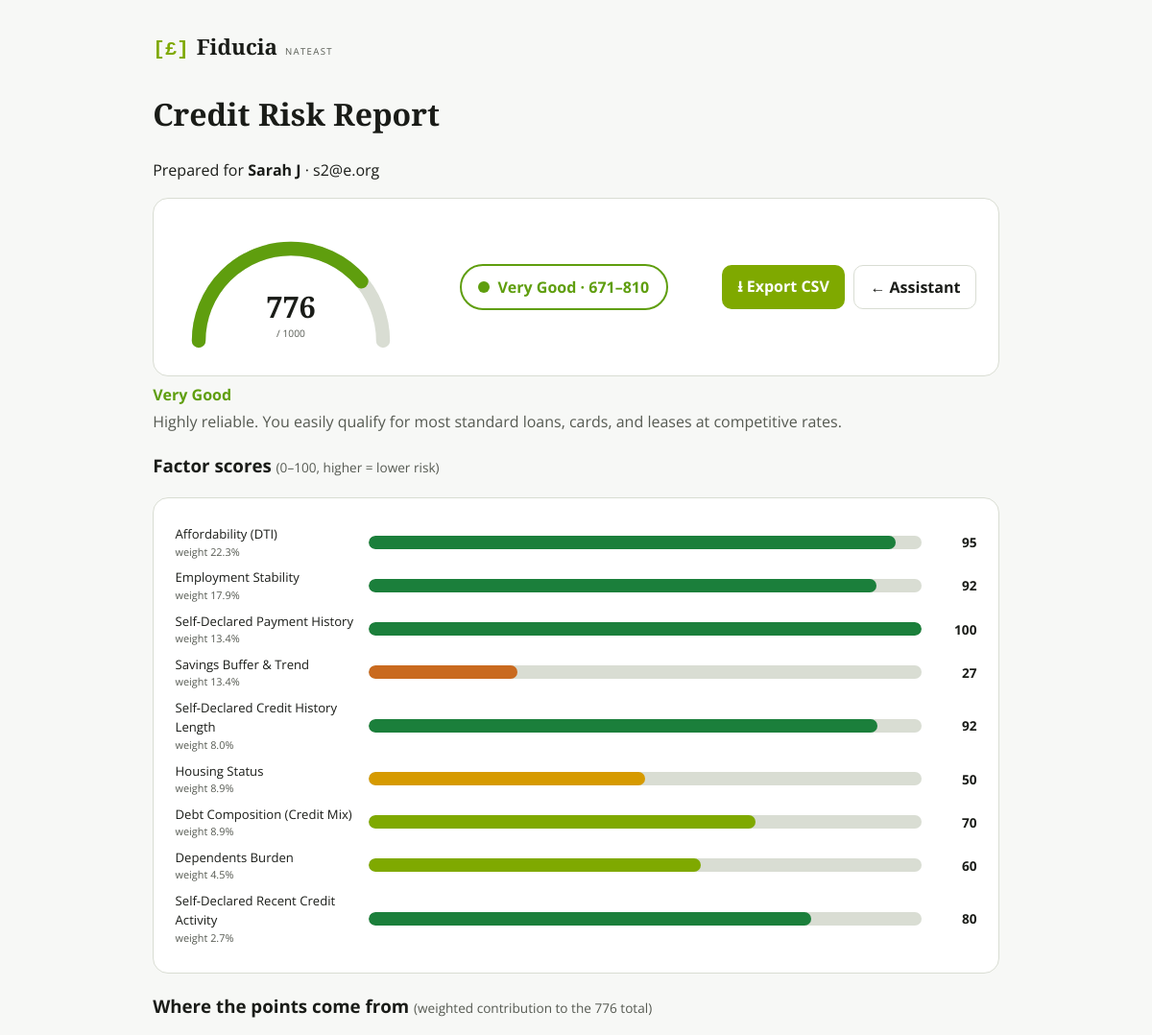
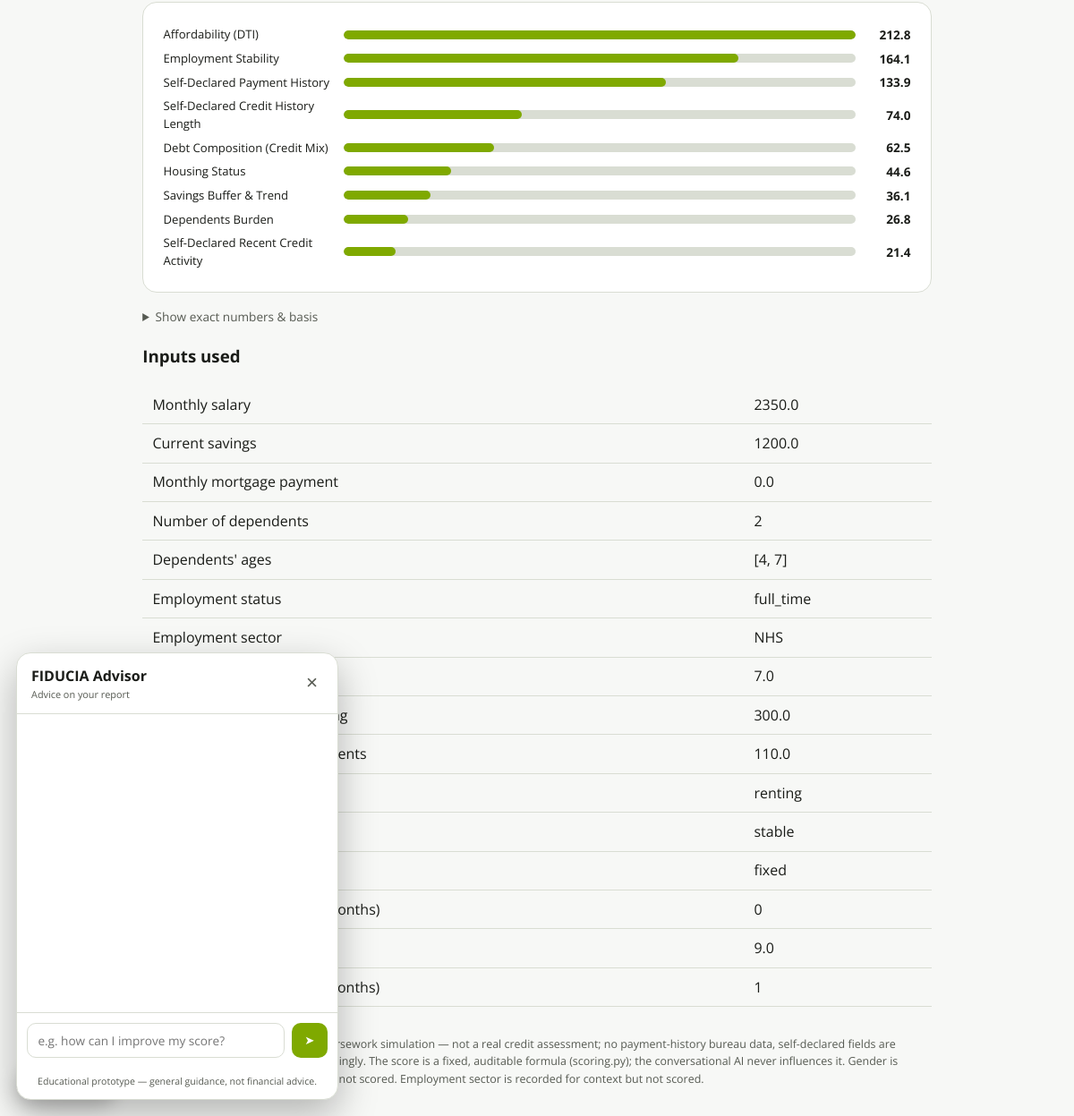
/report/28f101f6b404, run on the app's committed database (2 pictures, top to bottom).
### tables this page shows
CREATE TABLE users (
                id INTEGER PRIMARY KEY AUTOINCREMENT,
                full_name TEXT NOT NULL,
                email TEXT NOT NULL,
                gender TEXT NOT NULL,        -- stored for the record, NEVER scored
                created_at REAL NOT NULL,
                UNIQUE (full_name, email)
            );

CREATE TABLE structured_inputs (
                id INTEGER PRIMARY KEY AUTOINCREMENT,
                session_id TEXT NOT NULL UNIQUE,
                created_at REAL NOT NULL,
                monthly_salary REAL NOT NULL,
                current_savings REAL NOT NULL,
                monthly_mortgage REAL NOT NULL,
                num_dependents INTEGER NOT NULL,
                dependents_ages TEXT NOT NULL,      -- JSON list of ints
                employment_status TEXT NOT NULL,
                employment_sector TEXT NOT NULL,
                job_tenure_years REAL NOT NULL,
                monthly_credit_card_spending REAL NOT NULL,
                other_monthly_loan_repayments REAL NOT NULL,
                housing_status TEXT NOT NULL,
                savings_trend TEXT NOT NULL,
                income_variability TEXT NOT NULL,
                missed_payments_12m INTEGER NOT NULL,
                credit_history_years REAL NOT NULL,
                credit_applications_6m INTEGER NOT NULL
            );

### main.py (the view)
@app.get("/report/{session_id}", response_class=HTMLResponse)
async def report(request: Request, session_id: str):
    payload = _report_payload(session_id)
    if payload is None:
        raise HTTPException(404, "No completed profile for this session yet.")
    return templates.TemplateResponse(request, "report.html", {"request": request, **payload})

### templates/report.html (shortened to what this page needs)
<!DOCTYPE html>
<html lang="en">
<head>
</head>
<body>
  <div class="brand"><span class="sigil">[£]</span><span class="nm">Fiducia</span><small>NatEast</small></div>
  <h1>Credit Risk Report</h1>
  {% if user %}<p>Prepared for <b>{{ user.full_name }}</b> · {{ user.email }}</p>{% endif %}
  <div class="head">
    {% set frac = result.total_score / 1000.0 %}
    {% set arc = 3.14159 * 120 %}
    <div class="gauge-wrap">
      <svg width="240" height="140" viewBox="0 0 300 160" role="img"
           aria-label="Score {{ result.total_score }} out of 1000">
        <path d="M30 150 A120 120 0 0 1 270 150" fill="none" stroke="var(--line)" stroke-width="18" stroke-linecap="round"/>
        <path d="M30 150 A120 120 0 0 1 270 150" fill="none" stroke="currentColor" stroke-width="18"
              stroke-linecap="round" class="cat-{{ result.category_key }}"
              stroke-dasharray="{{ (arc * frac)|round(2) }} 9999"/>
        <text x="150" y="120" text-anchor="middle" class="gauge-num" fill="currentColor">{{ result.total_score|round|int }}</text>
        <text x="150" y="145" text-anchor="middle" class="gauge-den" fill="var(--soft)">/ 1000</text>
      </svg>
    </div>
    <div class="badge cat-{{ result.category_key }}"><span class="dot"></span>{{ result.category }} · {{ result.band_low }}–{{ result.band_high }}</div>
    <div style="display:flex;gap:.6rem;">
      <a class="btn" href="/report/{{ session_id }}.csv">⭳ Export CSV</a>
      <a class="btn" style="background:none;color:var(--ink);border:1.5px solid var(--line);" href="/">← Assistant</a>
    </div>
  </div>
  <p class="cat-{{ result.category_key }}" style="font-weight:700;margin:.4rem 0 0;">{{ result.category }}</p>
  <p style="color:var(--soft);margin:.2rem 0 1rem;">{{ result.category_blurb }}</p>
  <h3>Factor scores <span style="font-weight:400;color:var(--soft);font-size:.85rem;">(0–100, higher = lower risk)</span></h3>
  <div class="bars">
    {% for row in result.breakdown %}
    {% set s = row.sub_score %}
    {% set cls = 's-hi' if s >= 80 else 's-good' if s >= 60 else 's-mid' if s >= 45 else 's-lo' if s >= 25 else 's-poor' %}
    <div class="bar-row">
      <div class="bar-lab">{{ row.label }}<small>weight {{ "%.1f"|format(row.weight) }}%</small></div>
      <div class="bar-track"><div class="bar-fill {{ cls }}" style="width:{{ s }}%"></div></div>
      <div class="bar-val">{{ s|round|int }}</div>
    </div>
    {% endfor %}
  </div>
  <h3>Where the points come from <span style="font-weight:400;color:var(--soft);font-size:.85rem;">(weighted contribution to the {{ result.total_score|round|int }} total)</span></h3>
  <div class="bars">
    {% set maxpts = result.breakdown|map(attribute='weighted_points')|max %}
    {% for row in result.breakdown|sort(attribute='weighted_points', reverse=true) %}
    <div class="wt-row">
      <div class="bar-lab">{{ row.label }}</div>
      <div style="display:flex;align-items:center;gap:.6rem;">
        <div class="wt-track" style="flex:1;"><div class="wt-fill" style="width:{{ (row.weighted_points / maxpts * 100)|round(1) if maxpts else 0 }}%"></div></div>
        <span class="bar-val" style="width:52px;">{{ row.weighted_points|round(1) }}</span>
      </div>
    </div>
    {% endfor %}
  </div>
  <details style="margin-top:1rem;">
    <summary style="cursor:pointer;color:var(--soft);font-size:.85rem;">Show exact numbers &amp; basis</summary>
  </details>
  <h3>Inputs used</h3>
  <table>
    {% for key, value in profile.items() %}
    <tr><td>{{ labels.get(key, key) }}</td><td>{{ value }}</td></tr>
    {% endfor %}
  </table>
  <button id="adv-fab" aria-label="Open advisor" title="Get personalised advice">
    <span class="sigil">[£]</span> Advisor
  </button>
  <div id="adv-panel" role="dialog" aria-label="FIDUCIA advisor" hidden>
    <div class="adv-head">
      <div><b>FIDUCIA Advisor</b><small>Advice on your report</small></div>
      <button id="adv-close" aria-label="Close">×</button>
    </div>
    <div id="adv-log" class="adv-log"></div>
    <form id="adv-form" class="adv-input">
      <input id="adv-text" type="text" autocomplete="off" maxlength="2000"
             placeholder="e.g. how can I improve my score?">
      <button type="submit" aria-label="Send">➤</button>
    </form>
    <div class="adv-note">Educational prototype — general guidance, not financial advice.</div>
  </div>
  <footer>
    Session {{ session_id }}. Simplified coursework simulation — not a real credit
    assessment; no payment-history bureau data, self-declared fields are unverified
    and down-weighted accordingly. The score is a fixed, auditable formula
    (scoring.py); the conversational AI never influences it. Gender is stored for the
    record but deliberately not scored. Employment sector is recorded for context but not scored.
  </footer>
</body>
</html>

### templates/report.html (style rules this page uses)
:root { --lime:#7fa900; --ink:#1a1c18; --soft:#565a52; --line:#d9ddd3; --surface:#fff; --bg:#f7f8f6; }
* { box-sizing: border-box; }
body { font-family:'Open Sans',system-ui,sans-serif; background:var(--bg); color:var(--ink); max-width:920px; margin:0 auto; padding:2rem 1.2rem; line-height:1.55; }
.brand { display:flex; align-items:baseline; gap:.5rem; margin-bottom:1.6rem; }
.brand .sigil { font-family:ui-monospace,Menlo,monospace; font-weight:700; color:var(--lime); font-size:1.3rem; }
.brand .nm { font-family:'Playfair Display',serif; font-weight:700; font-size:1.4rem; }
.brand small { color:var(--soft); letter-spacing:.14em; text-transform:uppercase; font-size:.6rem; }
h1 { font-family:'Playfair Display',serif; font-weight:700; }
.head { display:flex; flex-wrap:wrap; gap:1.4rem; align-items:center; justify-content:space-between; background:var(--surface); border:1px solid var(--line); border-radius:16px; padding:1.4rem; }
.badge { display:inline-flex; align-items:center; gap:.5rem; border:2px solid currentColor; border-radius:999px; padding:.6rem 1.1rem; font-weight:700; }
.badge .dot { width:12px; height:12px; border-radius:50%; background:currentColor; }
.cat-very_good { color:#5f9e0e; }
a.btn { text-decoration:none; background:var(--lime); color:#fff; border-radius:10px; padding:.6rem 1rem; font-weight:700; }
table { border-collapse:collapse; width:100%; margin:1rem 0; }
footer { font-size:.78rem; color:var(--soft); margin-top:2rem; }
.gauge-wrap { display:flex; flex-direction:column; align-items:center; }
.gauge-num { font-family:'Playfair Display',serif; font-size:2.4rem; font-weight:700; line-height:1; }
.gauge-den { font-size:.8rem; color:var(--soft); }
.bars { background:var(--surface); border:1px solid var(--line); border-radius:16px; padding:1.2rem 1.4rem; }
.bar-row { display:grid; grid-template-columns:190px 1fr 46px; gap:.7rem; align-items:center; margin:.5rem 0; }
.bar-lab { font-size:.82rem; }
.bar-lab small { display:block; color:var(--soft); font-size:.68rem; }
.bar-track { background:var(--line); border-radius:999px; height:14px; overflow:hidden; }
.bar-fill { height:100%; border-radius:999px; }
.bar-val { text-align:right; font-variant-numeric:tabular-nums; font-weight:700; font-size:.85rem; }
.s-hi { background:#1b7f3b; }
.s-good { background:#7fa900; }
.s-mid { background:#d69a00; }
.s-lo { background:#c96a1f; }
.wt-row { display:grid; grid-template-columns:190px 1fr; gap:.7rem; align-items:center; margin:.35rem 0; }
.wt-track { background:var(--line); border-radius:999px; height:10px; overflow:hidden; }
.wt-fill { height:100%; background:var(--lime); border-radius:999px; }
#adv-fab { position:fixed; left:18px; bottom:18px; z-index:50; display:inline-flex; align-items:center; gap:.4rem; background:var(--ink); color:#fff; border:none; border-radius:999px; padding:.6rem .95rem; font:600 .85rem 'Open Sans',sans-serif; cursor:pointer; box-shadow:0 6px 20px rgba(0,0,0,.22); }
#adv-fab .sigil { font-family:ui-monospace,Menlo,monospace; color:var(--lime); }
#adv-panel { position:fixed; left:18px; bottom:18px; z-index:51; width:min(360px,calc(100vw - 36px)); height:min(500px,calc(100vh - 36px)); background:var(--surface); border:1px solid var(--line); border-radius:16px; box-shadow:0 16px 44px rgba(0,0,0,.28); display:flex; flex-direction:column; overflow:hidden; }
.adv-head { display:flex; align-items:center; justify-content:space-between; padding:.8rem 1rem; border-bottom:1px solid var(--line); }
.adv-head small { display:block; color:var(--soft); font-size:.68rem; }
#adv-close { background:none; border:none; font-size:1.4rem; line-height:1; color:var(--soft); cursor:pointer; }
.adv-log { flex:1; overflow-y:auto; padding:.9rem; display:flex; flex-direction:column; gap:.55rem; }
.adv-input { display:flex; gap:.5rem; padding:.7rem; border-top:1px solid var(--line); }
.adv-input input { flex:1; border:1px solid var(--line); border-radius:10px; padding:.55rem .7rem; font:400 .85rem 'Open Sans',sans-serif; }
.adv-input button { background:var(--lime); color:#fff; border:none; border-radius:10px; padding:0 .9rem; cursor:pointer; }
.adv-note { padding:.45rem .9rem .7rem; font-size:.66rem; color:var(--soft); text-align:center; }

### data on the page
users: full_name "Sarah J", email "s2@e.org"
structured_inputs: get "Monthly salary", monthly_salary "2350.0", get "Current savings", current_savings "1200.0", get "Monthly mortgage payment", monthly_mortgage "0.0", get "Employment status", employment_status "full_time", get "Employment sector", employment_sector "NHS", job_tenure_years "7.0", monthly_credit_card_spending "300.0", other_monthly_loan_repayments "110.0", housing_status "renting", savings_trend "stable", income_variability "fixed", credit_history_years "9.0"

### other printed values
{{ result.total_score|round|int }} "776"
{{ result.category }} "Very Good"
{{ result.band_low }} "671"
{{ result.band_high }} "810"
{{ result.category_blurb }} "Highly reliable. You easily qualify for most standard loans, cards, and leases at competitive rates."
{{ row.label }} "Affordability (DTI)" "Employment Stability" "Self-Declared Payment History" "Savings Buffer & Trend" "Self-Declared Credit History Length" "Housing Status" "Debt Composition (Credit Mix)" "Dependents Burden" "Self-Declared Recent Credit Activity"
{{ "%.1f"|format(row.weight) }} "22.3" "17.9" "13.4" "13.4" "8.0" "8.9" "8.9" "4.5" "2.7"
{{ s|round|int }} "95" "92" "100" "27" "92" "50" "70" "60" "80"
{{ row.label }} "Affordability (DTI)" "Employment Stability" "Self-Declared Payment History" "Self-Declared Credit History Length" "Debt Composition (Credit Mix)" "Housing Status" "Savings Buffer & Trend" "Dependents Burden" "Self-Declared Recent Credit Activity"
{{ row.weighted_points|round(1) }} "212.8" "164.1" "133.9" "74.0" "62.5" "44.6" "36.1" "26.8" "21.4"
{{ labels.get(key, key) }} "Number of dependents" "Dependents' ages"
{{ value }} "2" "[4, 7]" "0" "1"
